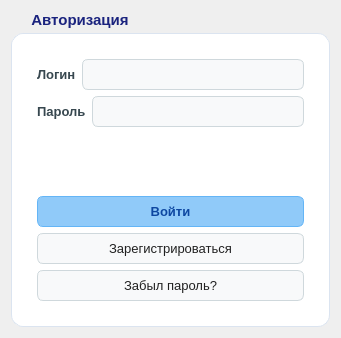
<?xml version="1.0" encoding="UTF-8"?>
<ui version="4.0">
 <class>loginCard</class>
 <widget class="QWidget" name="loginCard">
  <property name="geometry">
   <rect>
    <x>0</x>
    <y>0</y>
    <width>341</width>
    <height>338</height>
   </rect>
  </property>
  <property name="windowTitle">
   <string>Form</string>
  </property>
  <property name="styleSheet">
   <string notr="true">/* Мягкий светлый градиент всего окна входа */
QWidget#loginCard {
    background: qlineargradient(x1:0, y1:0, x2:1, y2:1, 
                stop:0 #f5f7fa, stop:1 #e4ebf5);
}

/* Белая карточка формы (QGroupBox) */
QWidget#loginCard QGroupBox {
    background-color: #ffffff;
    border: 1px solid #dbe4f0;
    border-radius: 12px;
    margin-top: 22px;
    padding: 16px;
    font-size: 15px;
    font-weight: bold;
    color: #1a237e;
}

/* Заголовок &quot;Авторизация&quot; */
QWidget#loginCard QGroupBox::title {
    subcontrol-origin: margin;
    subcontrol-position: top left;
    left: 12px;
    padding: 0 6px;
    color: #1a237e;
}

/* Подписи полей (Логин, Пароль) */
QWidget#loginCard QLabel {
    background-color: transparent;
    color: #37474f;
    font-size: 13px;
    font-weight: bold;
}

/* Поля ввода логина и пароля */
QWidget#loginCard QLineEdit {
    background-color: #f8f9fa;
    color: #212121;
    border: 1px solid #cfd8dc;
    border-radius: 6px;
    padding: 6px 10px;
    font-size: 13px;
}

QWidget#loginCard QLineEdit:focus {
    border: 1px solid #64b5f6;
    background-color: #ffffff;
}

/* Второстепенные кнопки (Зарегистрироваться, Забыл пароль?, Войти debug) */
QWidget#loginCard QPushButton {
    background-color: #f8f9fa;
    color: #212121;
    border: 1px solid #cfd8dc;
    border-radius: 6px;
    padding: 7px 14px;
    font-size: 13px;
}

QWidget#loginCard QPushButton:hover {
    background-color: #e3f2fd;
    border: 1px solid #90caf9;
    color: #0d47a1;
}

/* Главная голубая кнопка &quot;Войти&quot; (убедитесь, что её objectName = login_btn) */
QWidget#loginCard QPushButton#login_btn {
    background-color: #90caf9;
    color: #0d47a1;
    border: 1px solid #64b5f6;
    font-weight: bold;
}

QWidget#loginCard QPushButton#login_btn:hover {
    background-color: #64b5f6;
}
</string>
  </property>
  <layout class="QHBoxLayout" name="horizontalLayout_3">
   <item>
    <widget class="QGroupBox" name="groupBox">
     <property name="title">
      <string>Авторизация</string>
     </property>
     <layout class="QVBoxLayout" name="verticalLayout_2">
      <item>
       <layout class="QVBoxLayout" name="verticalLayout">
        <item>
         <layout class="QHBoxLayout" name="horizontalLayout">
          <item>
           <widget class="QLabel" name="label">
            <property name="text">
             <string>Логин</string>
            </property>
           </widget>
          </item>
          <item>
           <widget class="QLineEdit" name="login"/>
          </item>
         </layout>
        </item>
        <item>
         <layout class="QHBoxLayout" name="horizontalLayout_2">
          <item>
           <widget class="QLabel" name="label_2">
            <property name="text">
             <string>Пароль</string>
            </property>
           </widget>
          </item>
          <item>
           <widget class="QLineEdit" name="pass"/>
          </item>
         </layout>
        </item>
       </layout>
      </item>
      <item>
       <spacer name="verticalSpacer">
        <property name="orientation">
         <enum>Qt::Orientation::Vertical</enum>
        </property>
        <property name="sizeHint" stdset="0">
         <size>
          <width>20</width>
          <height>40</height>
         </size>
        </property>
       </spacer>
      </item>
      <item>
       <layout class="QVBoxLayout" name="verticalLayout_5">
        <item>
         <widget class="QPushButton" name="login_btn">
          <property name="text">
           <string>Войти</string>
          </property>
         </widget>
        </item>
        <item>
         <widget class="QPushButton" name="register_btn">
          <property name="text">
           <string>Зарегистрироваться</string>
          </property>
         </widget>
        </item>
        <item>
         <widget class="QPushButton" name="mail_btn">
          <property name="text">
           <string>Забыл пароль?</string>
          </property>
         </widget>
        </item>
       </layout>
      </item>
     </layout>
    </widget>
   </item>
  </layout>
 </widget>
 <resources/>
 <connections/>
</ui>
